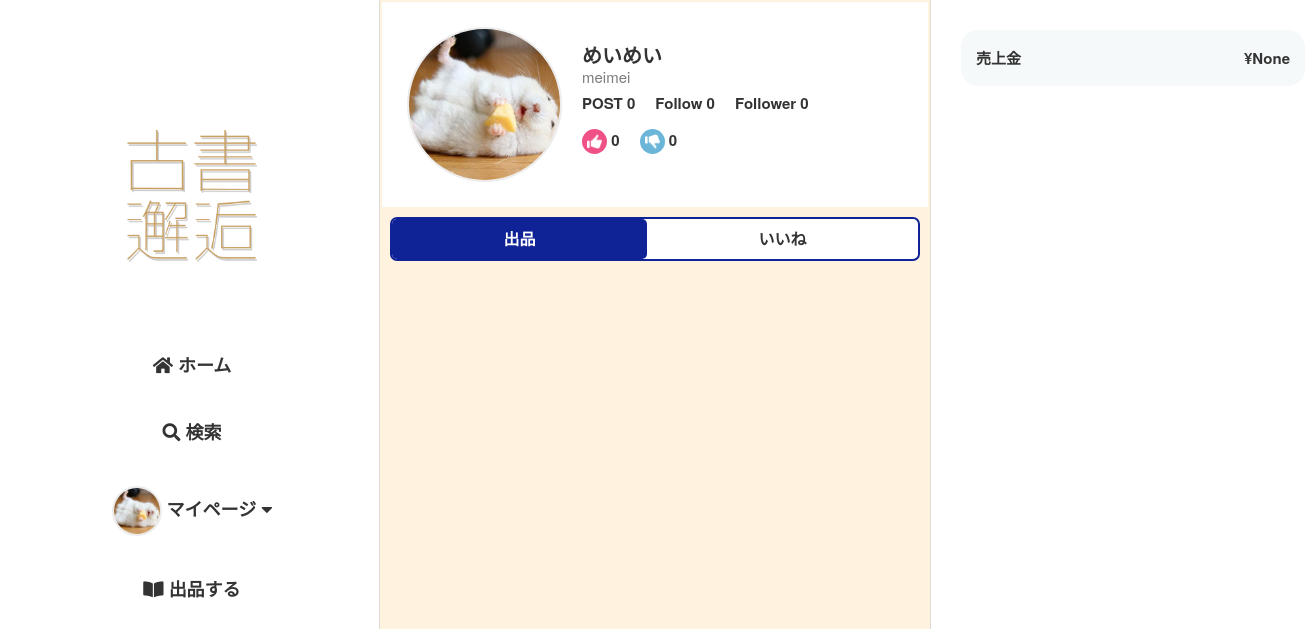
/mypage/ (signed in), run on an earlier commit of the app's database.
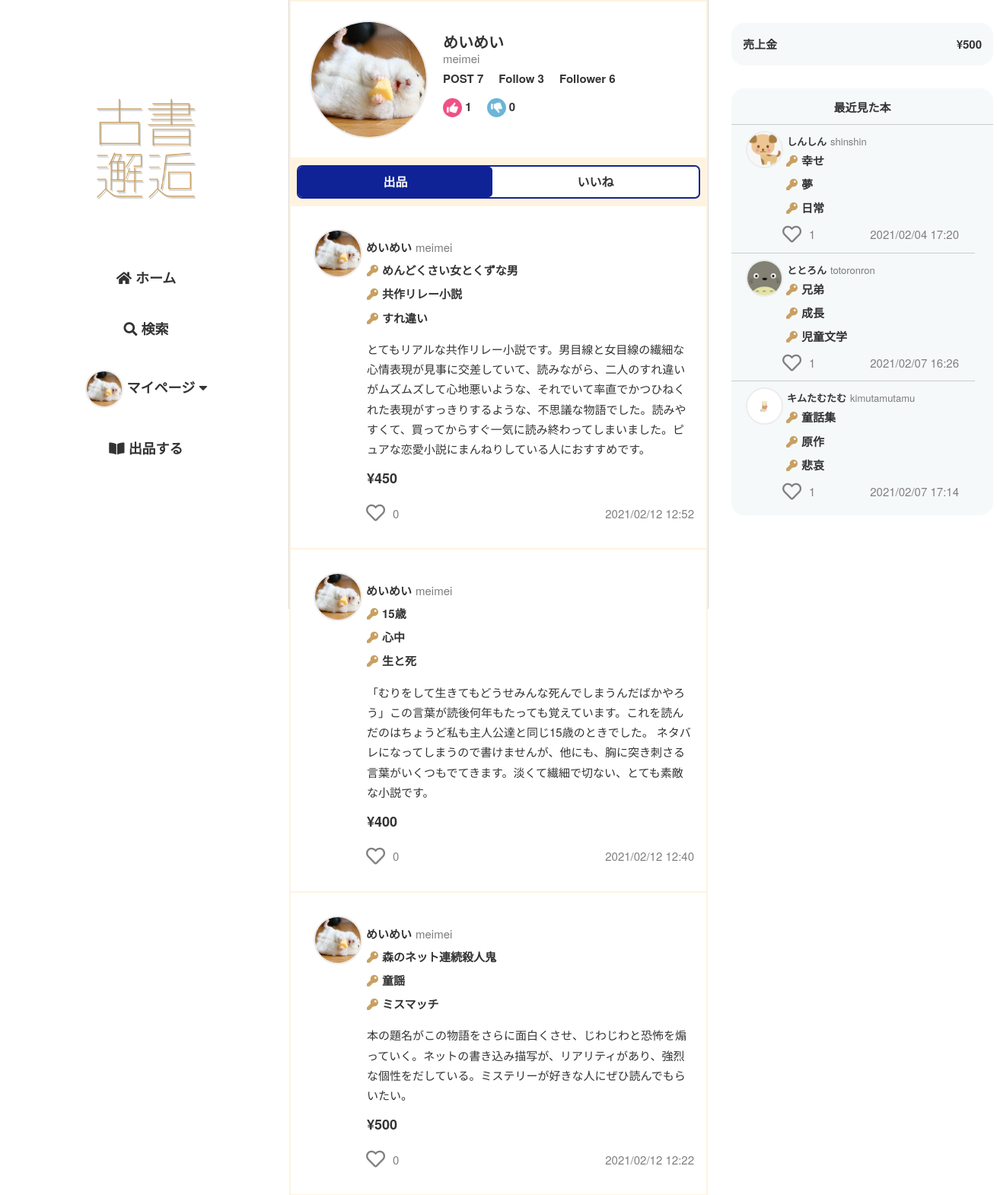
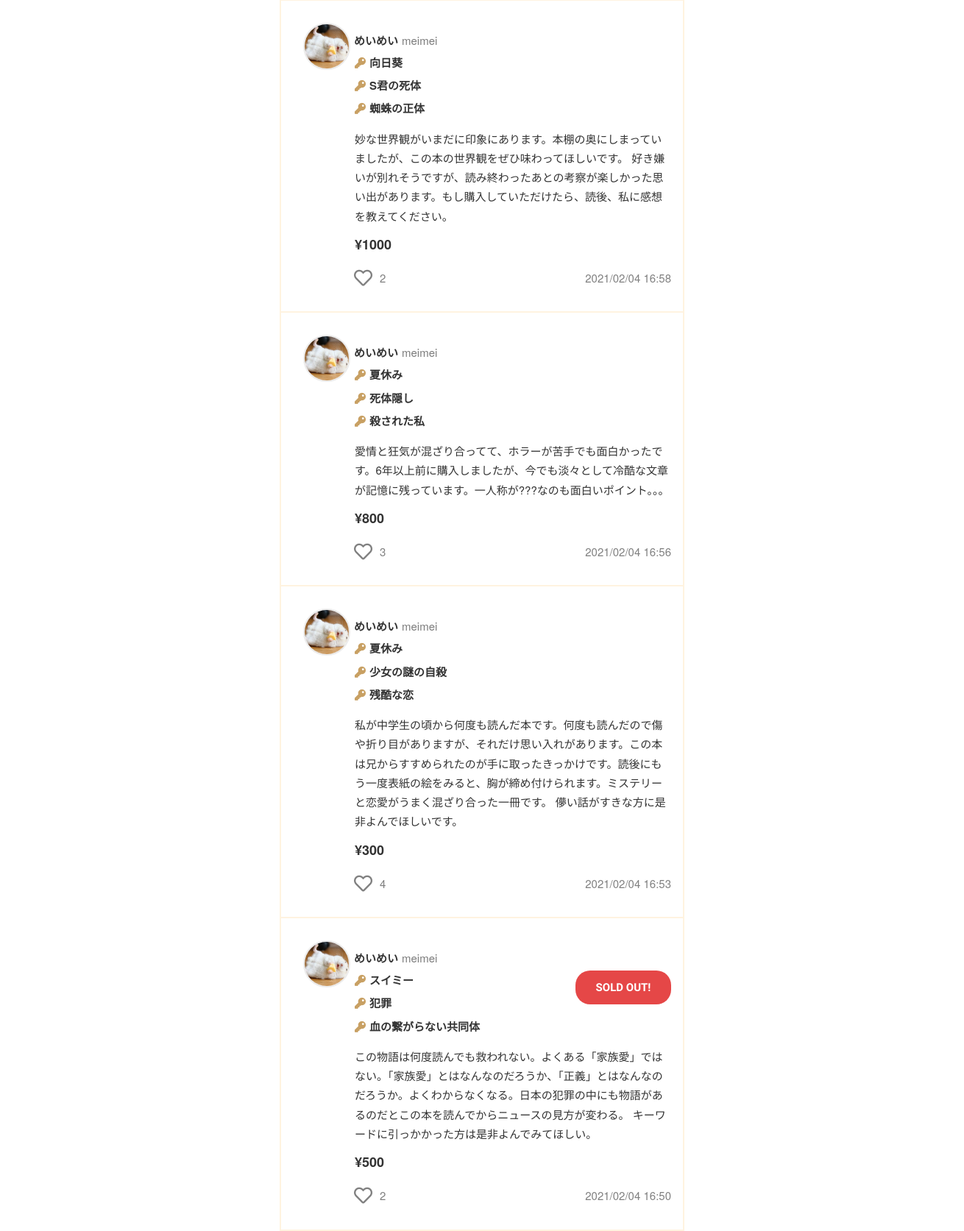
And on a later commit of the database (2 pictures, top to bottom).
### flmapp/models/trade.py (models this page shows, shortened)
class Sell(db.Model):
    __tablename__ = 'Sell'
    __table_args__ = (CheckConstraint('update_at >= create_at'),)
    Sell_id = db.Column(db.Integer, primary_key=True)
    User_id = db.Column(db.Integer, db.ForeignKey('User.User_id'), nullable=False)
    sell_title = db.Column(db.String(255), nullable=False)
    key1 = db.Column(db.String(255), nullable=False)
    key2 = db.Column(db.String(255), nullable=False)
    key3 = db.Column(db.String(255), nullable=False)
    sell_comment = db.Column(db.Text, nullable=False)
    price = db.Column(db.Integer, nullable=False)
    item_picture_path = db.Column(db.Text, default='default.png', nullable=False)
    genre = db.Column(EnumType(enum_class=Genre), nullable=False)
    item_state = db.Column(EnumType(enum_class=Item_state), nullable=False)
    postage = db.Column(EnumType(enum_class=Postage), nullable=False)
    send_way = db.Column(EnumType(enum_class=Send_way), nullable=False)
    consignor = db.Column(db.String(64), nullable=False)
    schedule = db.Column(EnumType(enum_class=Schedule), nullable=False)
    remarks = db.Column(db.Text)
    deal_status = db.Column(EnumType(enum_class=Deal_status),default=Deal_status(1), nullable=False)
    sell_flg = db.Column(db.Boolean,default=True, nullable=False)
    is_active = db.Column(db.Boolean,default=True, nullable=False)
    has_sent = db.Column(db.Boolean,default=False, nullable=False)
    has_got = db.Column(db.Boolean,default=False, nullable=False)
    create_at = db.Column(db.DateTime,default=datetime.now, nullable=False)
    update_at = db.Column(db.DateTime,default=datetime.now, nullable=False)
    user = db.relationship('User', backref='sell', lazy='joined', uselist=False)
    @classmethod
    def select_sell_by_sell_id(cls, Sell_id):
        return cls.query.get(Sell_id)
    @classmethod
    def select_sell_by_user_id_sort(cls, User_id):
        return cls.query.filter(cls.User_id==User_id).order_by(desc(cls.create_at)).all()
    @classmethod
    def select_sales(cls, User_id):
        return cls.query.filter(
            cls.User_id==current_user.User_id,
            cls.deal_status==Deal_status(3)
        ).with_entities(func.sum(Sell.price).label("sumprice")).first()

### flmapp/models/user.py (models this page shows, shortened)
class User(UserMixin, db.Model):
    __tablename__ = 'User'
    __table_args__ = (CheckConstraint('update_at >= create_at'),)
    User_id = db.Column(db.Integer, primary_key=True)
    user_code = db.Column(db.String(64), unique=True, index=True, nullable=False)
    username = db.Column(db.String(64), index=True, nullable=False)
    email = db.Column(db.String(64), unique=True, index=True, nullable=False)
    password_hash = db.Column(db.String(128), nullable=False)
    picture_path = db.Column(db.Text, default='default.jpeg', nullable=False)
    prof_comment = db.Column(db.Text)
    default_ShippingAddress_id = db.Column(db.Integer, db.ForeignKey('ShippingAddress.ShippingAddress_id'))
    default_pay_way = db.Column(db.Integer, default=1, nullable=False)
    default_Credit_id = db.Column(db.Integer, db.ForeignKey('Credit.Credit_id'))
    is_active = db.Column(db.Boolean, default=True, nullable=True)
    create_at = db.Column(db.DateTime, default=datetime.now, nullable=False)
    update_at = db.Column(db.DateTime, default=datetime.now, nullable=False)
    def get_id(self):
        return (self.User_id)
    @property
    def password(self):
        raise AttributeError('パスワードは読み取り可能な属性ではありません。')

### flmapp/views/mypage.py (the view)
@bp.route('/')
@login_required
def mypagetop():
    followed = UserConnect.followed_exists(current_user.User_id)
    follows = UserConnect.select_follows_by_user_id(current_user.User_id)
    good_ratings_count,bad_ratings_count = Rating.select_rate_by_user_id(current_user.User_id)
    sales = Sell.select_sales(current_user.User_id)
    sales = sales.sumprice
    items = Sell.select_sell_by_user_id_sort(current_user.User_id)
    b_items = BrowsingHistory.b_history_join_sell(Sell,current_user.User_id)
    b_item_list = []
    for b_item in b_items:
        b_item_list.append(Sell.select_sell_by_sell_id(b_item.Sell_id))
    liked_list = []
    for item in items:
        liked = Likes.liked_exists(item.Sell_id)
        if liked:
            liked_list.append(item.Sell_id)
    return render_template(
        'mypage/mypage.html', followed=followed, follows_count=len(follows),
        good_ratings_count=good_ratings_count, bad_ratings_count=bad_ratings_count,
        items=items, liked_list=liked_list, post_c=len(items), b_items=b_item_list, sales=sales
    )

### flmapp/models/enum_conf.py (called while the page is built)
    def __repr__(self):
        return self.impl.__repr__()

    def process_bind_param(self, value, dialect):
        if value is not None:
            if not isinstance(value, self.enum_class):
                raise TypeError("Value should %s type" % self.enum_class)
            return value.value

    def process_result_value(self, value, dialect):
        if value is not None:
            if not isinstance(value, int):
                raise TypeError("value should have int type")
            return self.enum_class(value)

### flmapp/models/reaction.py (called while the page is built)
    @classmethod
    def liked_exists(cls, Sell_id):
        record = cls.query.filter(
                    and_(
                        cls.Sell_id == Sell_id,
                        cls.User_id == current_user.get_id()
                    )
                ).first()
        if record:
            return True
        else:
            return False

    @classmethod
    def select_likes_by_sell_id(cls, Sell_id):
        return cls.query.filter_by(Sell_id=Sell_id).all()

    @classmethod
    def select_followers_by_user_id(cls, User_id):
        return cls.query.filter_by(to_user_id=User_id).all()

### flmapp/templates/mypage/mypage.html (shortened to what the changed rows need)
{% extends "base02.html" %}
{%block head %}
<link rel="stylesheet" href="{{ url_for('static', filename='css/user/userdata.css')}}">
<link rel="stylesheet" href="{{ url_for('static', filename='css/mypage/mypage.css')}}">
{% endblock%}
{% block content %}
<div class="u-header">
    <div class="h-box">
        <div class="h-area-01">
            <p>POST {{ post_c }}</p>
            <p>Follow {{ follows_count }}</p>
            <p>
                Follower
                <span id="{{ current_user.User_id }}-count" class="count">
                    {{ followers_count(current_user.User_id) }}
                </span>
            </p>
        </div>
        <div class="h-area-02">
            <p>
            {{ good_ratings_count }}
            </p>
            <p>
                {{ bad_ratings_count }}
            </p>
        </div>
    </div>
</div>
{% for item in items %}
    <article class="item-wrap">
        <a href="{{url_for('item.itemdata', item_id=item.Sell_id)}}">
            <object><a class="u-box" href="{{url_for('user.userdata', user_code=item.user.user_code)}}">
                <img class="u-icon" src="{{url_for('static', filename='user_image/' + item.user.picture_path)}}">
                <p class="u-name">{{ item.user.username }}</p>
                <p class="u-code">{{ item.user.user_code }}</p>
            </a></object>
            <div class="i-content-area">
                <div class="k-s-box">
                    <div class="i-key">
                        <p><i class="fas fa-key"></i>{{ item.key1 }}</p>
                        <p><i class="fas fa-key"></i>{{ item.key2 }}</p>
                        <p><i class="fas fa-key"></i>{{ item.key3 }}</p>
                    </div>
                    {% if item.deal_status.value == 2 or item.deal_status.value == 3 %}
                        <div class="sold">
                            <p>SOLD OUT!</p>
                        </div>
                    {% endif %}
                </div>
                <div class="i-comm"><p>{{ item.sell_comment }}</p></div>
            </div>
            <p><span class="i-price">¥{{ item.price }}</span></p>
            <div class="i-fotter">
                {% include "like.html" %}
                <p>{{ item.create_at.strftime('%Y/%m/%d %H:%M') }}</p>
            </div>
        </a>
    </article>
{% endfor %}
{% endblock %}
{% block content2 %}
<div class="sales-wrap">
    <h2>売上金</h2>
    <p>&yen;{{ sales}}</p>
</div>
{% if b_items %}
    <div class="reco_b_wrap">
        <h2 class="r-h2">最近見た本</h2>
        {% for item in b_items %}
            <article class="r_item-wrap">
                <a href="{{url_for('item.itemdata', item_id=item.Sell_id)}}">
                    <object><a class="u-box" href="{{url_for('user.userdata', user_code=item.user.user_code)}}">
                        <img class="u-icon" src="{{url_for('static', filename='user_image/' + item.user.picture_path)}}">
                        <p class="u-name">{{ item.user.username }}</p>
                        <p class="u-code">{{ item.user.user_code }}</p>
                    </a></object>
                    <div class="i-content-area">
                        <div class="k-s-box">
                            <div class="i-key">
                                <p><i class="fas fa-key"></i>{{ item.key1 }}</p>
                                <p><i class="fas fa-key"></i>{{ item.key2 }}</p>
                                <p><i class="fas fa-key"></i>{{ item.key3 }}</p>
                            </div>
                        </div>
                    </div>
                    <div class="i-fotter">
                        {% include "like.html" %}
                        <p>{{ item.create_at.strftime('%Y/%m/%d %H:%M') }}</p>
                    </div>
                </a>
            </article>
        {% endfor %}
    </div>
{% endif %}
{% endblock %}

### flmapp/templates/like.html (shortened to what this page needs)
<div class="like-wrap">
    <form method="POST" action="{{url_for('ajax.like_ajax')}}">
        {% if item.Sell_id in liked_list %}
            <button id="like" name="like-{{ item.Sell_id }}"><i class="fas fa-lg fa-heart like-btn"></i></button>
        {% else %}
            <button id="like" name="like-{{ item.Sell_id }}"><i class="far fa-lg fa-heart unlike-btn"></i></button>
        {% endif %}
    </form>
    <p name="{{ item.Sell_id }}-likecount" class="count">{{ likes_count(item.Sell_id) }}</p>
</div>

What changed in the data, as far as the page shows it:
added Sell: picture_path (picture), user.username "めいめい", user.user_code "meimei", key1 "めんどくさい女とくずな男", key2 "共作リレー小説", key3 "すれ違い", sell_comment "とてもリアルな共作リレー小説です。男目線と女目線の繊細な心情表現が見事に交差していて、読みながら、二人のすれ違いがムズムズして心地悪いような、それでいて率直でかつひねくれた表現がすっきりするような、不思議な物語でした。読みやすくて、買ってからすぐ一気に読み終わってしまいました。ピュアな恋愛小説にまんねりしている人におすすめです。", price "450", likes_count "0", create_at "2021/02/12 12:52"
added Sell: picture_path (picture), user.username "めいめい", user.user_code "meimei", key1 "15歳", key2 "心中", key3 "生と死", sell_comment "「むりをして生きてもどうせみんな死んでしまうんだばかやろう」この言葉が読後何年もたっても覚えています。これを読んだのはちょうど私も主人公達と同じ15歳のときでした。 ネタバレになってしまうので書けませんが、他にも、胸に突き刺さる言葉がいくつもでてきます。淡くて繊細で切ない、とても素敵な小説です。", price "400", likes_count "0", create_at "2021/02/12 12:40"
added Sell: picture_path (picture), user.username "めいめい", user.user_code "meimei", key1 "森のネット連続殺人鬼", key2 "童謡", key3 "ミスマッチ", sell_comment "本の題名がこの物語をさらに面白くさせ、じわじわと恐怖を煽っていく。ネットの書き込み描写が、リアリティがあり、強烈な個性をだしている。ミステリーが好きな人にぜひ読んでもらいたい。", price "500", likes_count "0", create_at "2021/02/12 12:22"
added Sell: picture_path (picture), user.username "めいめい", user.user_code "meimei", key1 "向日葵", key2 "S君の死体", key3 "蜘蛛の正体", sell_comment "妙な世界観がいまだに印象にあります。本棚の奥にしまっていましたが、この本の世界観をぜひ味わってほしいです。 好き嫌いが別れそうですが、読み終わったあとの考察が楽しかった思い出があります。もし購入していただけたら、読後、私に感想を教えてください。", price "1000", likes_count "2", create_at "2021/02/04 16:58"
added Sell: picture_path (picture), user.username "めいめい", user.user_code "meimei", key1 "夏休み", key2 "死体隠し", key3 "殺された私", sell_comment "愛情と狂気が混ざり合ってて、ホラーが苦手でも面白かったです。6年以上前に購入しましたが、今でも淡々として冷酷な文章が記憶に残っています。一人称が???なのも面白いポイント。。。", price "800", Sell_id "3", create_at "2021/02/04 16:56"
added Sell: picture_path (picture), user.username "めいめい", user.user_code "meimei", key1 "夏休み", key2 "少女の謎の自殺", key3 "残酷な恋", sell_comment "私が中学生の頃から何度も読んだ本です。何度も読んだので傷や折り目がありますが、それだけ思い入れがあります。この本は兄からすすめられたのが手に取ったきっかけです。読後にもう一度表紙の絵をみると、胸が締め付けられます。ミステリーと恋愛がうまく混ざり合った一冊です。 儚い話がすきな方に是非よんでほしいです。", price "300", likes_count "4", create_at "2021/02/04 16:53"
added Sell: picture_path (picture), user.username "めいめい", user.user_code "meimei", key1 "スイミー", key2 "犯罪", key3 "血の繋がらない共同体", deal_status "SOLD OUT!", sell_comment "この物語は何度読んでも救われない。よくある「家族愛」ではない。「家族愛」とはなんなのだろうか、「正義」とはなんなのだろうか。よくわからなくなる。日本の犯罪の中にも物語があるのだとこの本を読んでからニュースの見方が変わる。 キーワードに引っかかった方は是非よんでみてほしい。", price "500", send_way "2", create_at "2021/02/04 16:50"
added Sell: picture_path (picture), user.username "しんしん", user.user_code "shinshin", key1 "幸せ", key2 "夢", key3 "日常", likes_count "1", create_at "2021/02/04 17:20", shown under "最近見た本"
added Sell: picture_path (picture), user.username "ととろん", user.user_code "totoronron", key1 "兄弟", key2 "成長", key3 "児童文学", likes_count "1", create_at "2021/02/07 16:26", shown under "最近見た本"
added Sell: picture_path (picture), user.username "キムたむたむ", user.user_code "kimutamutamu", key1 "童話集", key2 "原作", key3 "悲哀", likes_count "1", create_at "2021/02/07 17:14", shown under "最近見た本"
Also different on the page:
{{ post_c }}: "0" → "7"
{{ follows_count }}: "0" → "3"
{{ followers_count(current_user.User_id) }}: "0" → "6"
{{ good_ratings_count }}: "0" → "1"
{{ sales }}: "None" → "500"
text now shown: "最近見た本"
